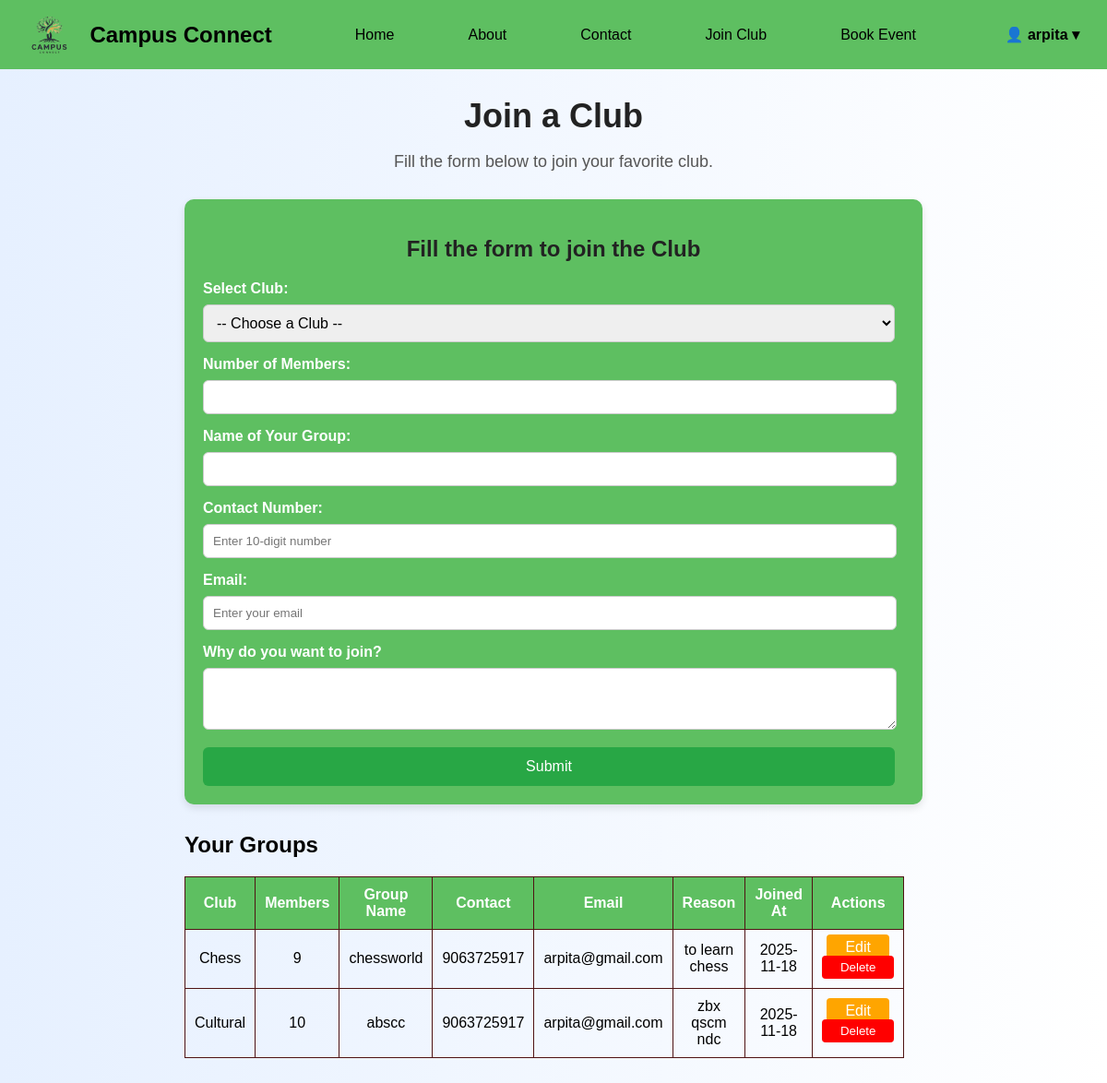
Page /join_club (signed in) on the committed database.
### tables this page shows
CREATE TABLE club_members (
    id INTEGER PRIMARY KEY AUTOINCREMENT,
    username TEXT NOT NULL,
    club TEXT NOT NULL,
    members INTEGER NOT NULL,
    group_name TEXT NOT NULL,
    reason TEXT,
    joined_at TIMESTAMP DEFAULT CURRENT_TIMESTAMP
, contact TEXT, email TEXT);

### app.py (the view, shortened to what this page needs)
@app.route('/join_club', methods=['GET', 'POST'])
@login_required
def join_club():
    username = session.get('user')
    conn = get_db_connection()
    groups = conn.execute("SELECT * FROM club_members WHERE username=?", (username,)).fetchall()
    conn.close()
    return render_template('join_club.html', user=username, groups=groups)

### app.py (called while the page is built)
def get_db_connection():
    conn = sqlite3.connect(DB_PATH)
    conn.row_factory = sqlite3.Row
    return conn

def login_required(f):
    @wraps(f)
    def decorated_function(*args, **kwargs):
        if 'user' not in session:
            return redirect(url_for('login', next=request.path))
        return f(*args, **kwargs)
    return decorated_function

### templates/join_club.html (shortened to what this page needs)
<!DOCTYPE html>
<html lang="en">
<head>
</head>
<body>
    <div class="navbar">
  <img src="{{ url_for('static', filename='images/logo.png') }}" style="height:45px; margin-right:10px;">
  <h2>Campus Connect</h2>
  <a href="{{ url_for('index') }}">Home</a>
  <a href="{{ url_for('about') }}">About</a>
  <a href="{{ url_for('contact') }}">Contact</a>
  <a href="{{ url_for('join_club') }}">Join Club</a>
  <a href="{{ url_for('book_event') }}">Book Event</a>
  {% if user %}
  <div class="user-section" id="userMenu">
    <span class="user-toggle">👤 {{ user }} &#9662;</span>
  </div>
  {% else %}
    <a href="{{ url_for('login') }}" class="login-btn">Login/Register</a>
  {% endif %}
</div>
  <div class="container">
    <h1>Join a Club</h1>
    <p>Fill the form below to join your favorite club.</p>
    <div class="form-container">
      <h2>Fill the form to join the Club</h2>
      <form method="POST" action="{{ url_for('join_club') }}">
        <label for="club">Select Club:</label>
        <select name="club" id="club" required>
          <option value="">-- Choose a Club --</option>
        </select>
        <label for="members">Number of Members:</label>
        <input type="number" name="members" id="members" min="1" required>
        <label for="group_name">Name of Your Group:</label>
        <input type="text" name="group_name" id="group_name" required>
        <label for="contact">Contact Number:</label>
        <input type="tel" name="contact" id="contact" pattern="[0-9]{10}" placeholder="Enter 10-digit number" required>
        <label for="email">Email:</label>
        <input type="email" name="email" id="email" placeholder="Enter your email" required>
        <label for="reason">Why do you want to join?</label>
        <textarea name="reason" id="reason" rows="3" required></textarea>
        <button type="submit">Submit</button>
      </form>
    </div>
    {% if groups %}
    <div style="margin-top:30px;text-align:left;">
      <h2>Your Groups</h2>
      <table>
        <tr>
          <th>Club</th>
          <th>Members</th>
          <th>Group Name</th>
          <th>Contact</th>
          <th>Email</th>
          <th>Reason</th>
          <th>Joined At</th>
          <th>Actions</th>
        </tr>
        {% for group in groups %}
        <tr>
          <td>{{ group.club }}</td>
          <td>{{ group.members }}</td>
          <td>{{ group.group_name }}</td>
          <td>{{ group.contact }}</td>
          <td>{{ group.email }}</td>
          <td>{{ group.reason }}</td>
          <td>{{ group.joined_at[:10] if group.joined_at else '' }}</td>
          <td>
            <a href="{{ url_for('edit_club', id=group.id) }}" class="btn-edit">Edit</a>
            <form method="POST" action="{{ url_for('delete_club', id=group.id) }}" style="display:inline;">
              <button type="submit" class="btn-delete">Delete</button>
            </form>
          </td>
        </tr>
        {% endfor %}
      </table>
    </div>
    {% endif %}
  </div>
</body>
</html>

### templates/join_club.html (style rules this page uses)
body { margin: 0; font-family: Arial, sans-serif; background: linear-gradient(to right, #e6f0ff, #ffffff); }
.navbar { display: flex; align-items: center; background-color: rgb(94, 191, 97); padding: 15px 30px; font-family: Arial, sans-serif; }
.navbar h2 { margin: 0 30px 0 10px; color: black; font-weight: bold; }
.navbar a { text-decoration: none; color: black; margin: 0 20px; font-weight: 500; margin-left: 60px; }
.user-section { position: relative; margin-left: auto; cursor: pointer; font-weight: bold; color: black; }
#club { width: 750px; font-size: 16px; }
.container { text-align:center; margin:30px auto; max-width:800px; }
.container h1 { font-size:36px; margin-bottom:10px; color:#222; }
.container p { font-size:18px; color:#555; margin-bottom:30px; }
.form-container { background:rgb(94, 191, 97); padding:20px; border-radius:10px; box-shadow:0 4px 8px rgba(0,0,0,0.1); text-align:left; }
.form-container h2 { margin-bottom:20px; color:#222; text-align:center; }
label { display:block; margin-bottom:8px; font-weight:bold; color:#fff; }
select, input, textarea { width:730px; padding:10px; margin-bottom:15px; border:1px solid #ccc; border-radius:6px; }
.form-container button { width:750px; padding:12px; border:none; background:#28a745; color:white; border-radius:6px; font-size:16px; cursor:pointer; }
table { width:10px; border-collapse:collapse; margin-top:20px; }
table, th, td { border:1px solid #4f1313; width: 100px; }
th, td { padding:10px; text-align:center; }
th { background:#5ebf61; color:white; }
.btn-edit { background:orange; color:white;padding:5px 20px; border-radius:4px; text-decoration:none; }
.btn-delete { background:red; color:white; border:none; padding:5px 20px; border-radius:4px; cursor:pointer; }

### rows in the picture
club_members: club "Chess", members "9", group_name "chessworld", contact "9063725917", email "arpita@gmail.com", reason "to learn chess", joined_at "2025-11-18"
club_members: club "Cultural", members "10", group_name "abscc", contact "9063725917", email "arpita@gmail.com", reason "zbx qscm ndc", joined_at "2025-11-18"

### other values in the picture
{{ user }} "arpita"
